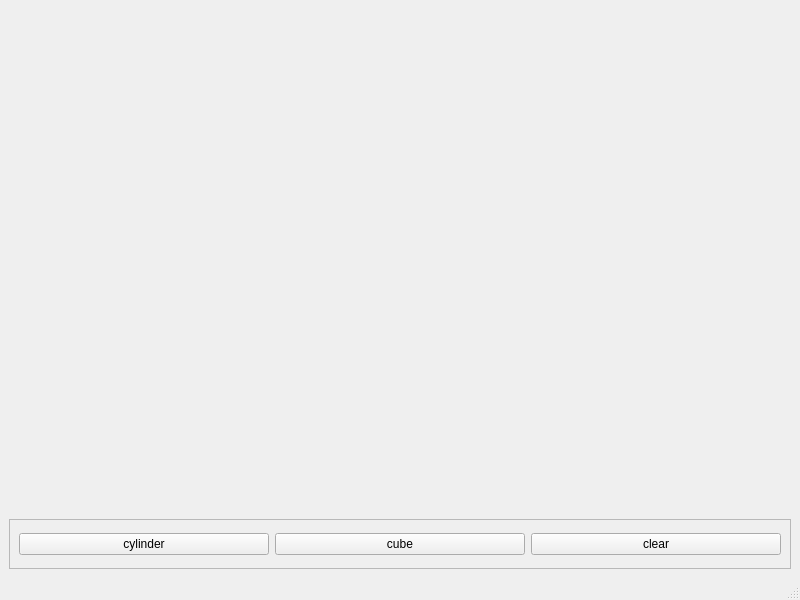
<?xml version="1.0" encoding="UTF-8"?>
<ui version="4.0">
 <class>MainWindow</class>
 <widget class="QMainWindow" name="MainWindow">
  <property name="geometry">
   <rect>
    <x>0</x>
    <y>0</y>
    <width>800</width>
    <height>600</height>
   </rect>
  </property>
  <property name="windowTitle">
   <string>MainWindow</string>
  </property>
  <widget class="QWidget" name="_central_widget">
   <layout class="QVBoxLayout" name="verticalLayout">
    <item>
     <widget class="QVTKOpenGLNativeWidget" name="_vtk_widget" native="true"/>
    </item>
    <item>
     <widget class="QFrame" name="_frame">
      <property name="maximumSize">
       <size>
        <width>16777215</width>
        <height>50</height>
       </size>
      </property>
      <property name="frameShape">
       <enum>QFrame::Shape::StyledPanel</enum>
      </property>
      <property name="frameShadow">
       <enum>QFrame::Shadow::Raised</enum>
      </property>
      <layout class="QHBoxLayout" name="horizontalLayout">
       <item>
        <widget class="QPushButton" name="_btn_cylinder">
         <property name="text">
          <string>cylinder</string>
         </property>
        </widget>
       </item>
       <item>
        <widget class="QPushButton" name="_btn_cube">
         <property name="text">
          <string>cube</string>
         </property>
        </widget>
       </item>
       <item>
        <widget class="QPushButton" name="_btn_clear">
         <property name="text">
          <string>clear</string>
         </property>
        </widget>
       </item>
      </layout>
     </widget>
    </item>
   </layout>
  </widget>
  <widget class="QMenuBar" name="_menu_bar">
   <property name="geometry">
    <rect>
     <x>0</x>
     <y>0</y>
     <width>800</width>
     <height>24</height>
    </rect>
   </property>
  </widget>
  <widget class="QStatusBar" name="_status_bar"/>
 </widget>
 <customwidgets>
  <customwidget>
   <class>QVTKOpenGLNativeWidget</class>
   <extends>QWidget</extends>
   <header>QVTKOpenGLNativeWidget.h</header>
   <container>1</container>
  </customwidget>
 </customwidgets>
 <resources/>
 <connections/>
</ui>
